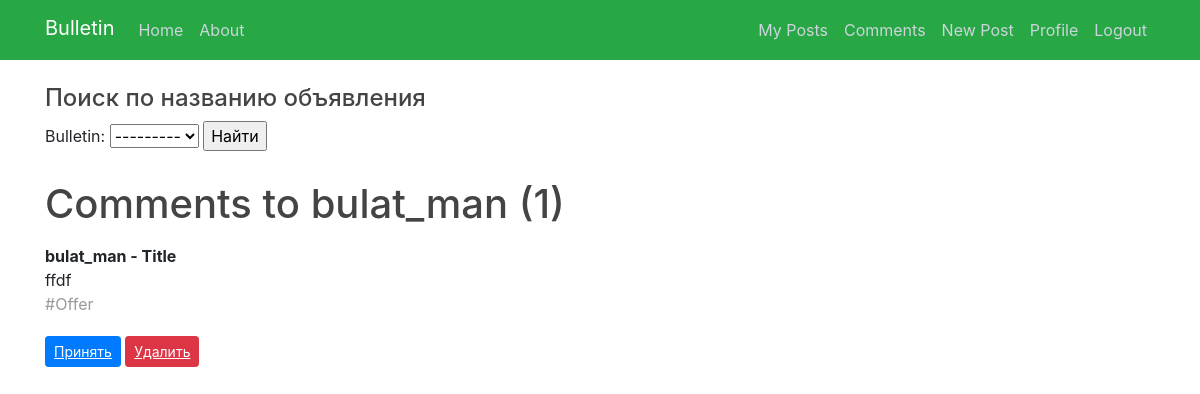
The app's page /home/comments (signed in), older data.
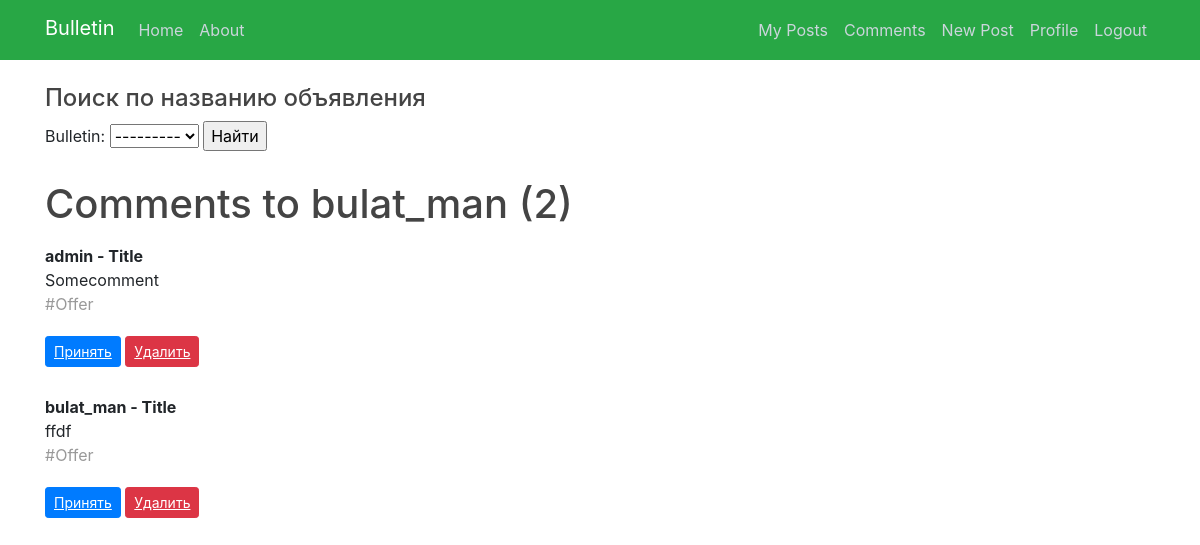
The same page, newer data.
### myboardapp/models.py (models this page shows, shortened)
class Comment(models.Model):
    bulletin = models.ForeignKey(Bulletin, related_name="comments", on_delete=models.CASCADE)
    username = models.ForeignKey(User, on_delete=models.CASCADE, null=True)
    body = models.TextField()
    date_added = models.DateTimeField(auto_now_add=True)

class Bulletin(models.Model):
    title = models.CharField(max_length=100, blank=True)
    author = models.ForeignKey(User, on_delete=models.CASCADE)
    content = models.TextField()
    file = models.FileField(upload_to='files/',
                                             blank=True,
                                             )
    bulletin_category = models.ForeignKey(CategoryModel, on_delete=models.CASCADE)
    date_created = models.DateTimeField(default=timezone.now)
    def __str__(self):
        return self.title

class CategoryModel(models.Model):
    CHOISES = [
        ('Танки', "Танки"),
        ('Хилы', "Хилы"),
        ('ДД', "ДД"),
        ('Торговцы', "Торговцы"),
        ('Гилдмастеры', "Гилдмастеры"),
        ('Квестгиверы', "Квестгиверы"),
        ('Кузнецы', "Кузнецы"),
        ('Кожевники', "Кожевники"),
        ('Зельевары', "Зельевары"),
        ('Мастера заклинаний', "Мастера заклинаний"),
    ]
    category_name = models.CharField(max_length=255,
                                     choices=CHOISES,
                                     unique=True,
                                     )
    subscribers = models.ManyToManyField(User, null=True, blank=True, related_name='subscriber')
    def __str__(self):
        return f'{self.category_name}'
    """
    >>> from myboardapp.models import Bulletin
    >>> from myboardapp.models import CategoryModel
    >>> CategoryModel.objects.create(category_name = "Offer")
    <CategoryModel: Offer>
    """

### myboardapp/views.py (the view)
# urls.py: path('home/comments', CommentListView.as_view(), name='comment_list'),
class CommentListView(LoginRequiredMixin, ListView):
    model = Comment
    template_name = 'myboardapp/comment_list.html'
    context_object_name = 'comments' # we use it in template as {% for comment in comments %}
    ordering = ['-date_added']
    paginate_by = 3
    myFilter = CommentFilter()
    def get_queryset(self):
        user_id = self.request.user.id # get logged-in user id because he is an author of his own posts
        return Comment.objects.filter(bulletin__author_id=user_id).order_by('-date_added')  #filtering current user's bulletins and looking up the comments under these bulletins
    def get_context_data(self, **kwargs):
        context = super().get_context_data(**kwargs)
        context['filter'] = CommentFilter(self.request.GET, queryset=self.get_queryset())
        return context

### myboardapp/templates/myboardapp/comment_list.html (shortened to what this page needs)
{% extends "myboardapp/base.html" %}
{% load static %}
{% block content %}
    <main role="main" class="container">
      <div class="row">
        <div class="col-md-8">
            <form method="GET">
                <h4>Поиск по названию объявления</h4>
                {{ filter.form }}
                <input type="submit" value="Найти">
            </form>
            <br/>
            {% if filter.qs %}
            <h1 class="mb-3">Comments to {{ user.username }} ({{ page_obj.paginator.count }})</h1>
                {% for comment in comments %}
                    <strong> {{ comment.username }} - {{ comment.bulletin.title }} </strong>
                    <br/>
                    {{ comment.body }}
                    <br/>
                    <p><span style="color: #999999;">#{{ comment.bulletin.bulletin_category }} </span></p>
                    <a class="btn btn-primary btn-sm mt-1 mb-1" href="{% url 'comment-accept' comment.id %}"><u> Принять </u></a>
                    <a class="btn btn-danger btn-sm mt-1 mb-1" href="{% url 'comment-delete' comment.id %}"><u> Удалить </u></a>
                    <br/><br/>
                {% endfor %}
            {% else %}
            <h2>
                No Comments
            </h2>
            {% endif %}
        {% load my_tags %}
        </div>
      </div>
    </main>
{% endblock content %}

Row changes from the older to the newer data that the page shows:
added Comment: username "admin", bulletin "Title", body "Somecomment", bulletin.bulletin_category "Offer"
Text that changed along with them:
{{ page_obj.paginator.count }}: "1" → "2"
